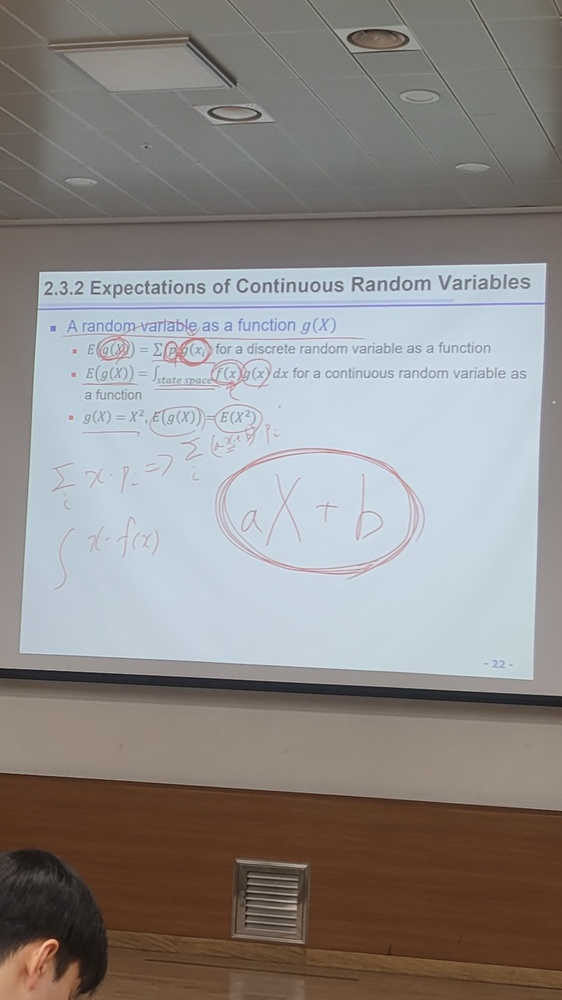
#> input picture samples/screen1.jpg, 562 x 1000 px, shrunk from 1080 x 1920 before the run
$ python step3.py
#> lines starting #> are read from the running program, lines starting #| are printed output that depends on the picture; after the words box and inside, x2 and y2 are one past the last pixel; in counts of white or black regions, pixels touching at a corner belong together
import cv2
import numpy as np
from pathlib import Path

ROOT = Path(__file__).resolve().parent.parent
OUT = ROOT / "experiments/out"

img = cv2.imread(str(ROOT / "samples/screen1.jpg"))
#> img is the input picture: shape (1000, 562, 3); mean B, G, R 135.5, 137.7, 141.5
b, g, r = [c.astype(np.int16) for c in cv2.split(img)]
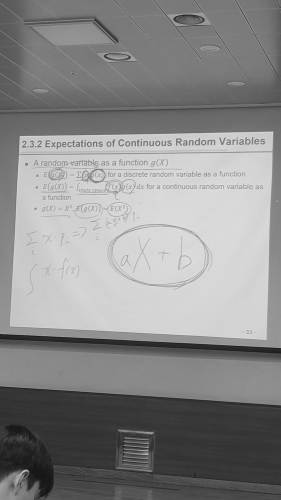
#> g: shape (1000, 562) int16 (shown at 1/2 size); min 12, max 238, mean 137.7
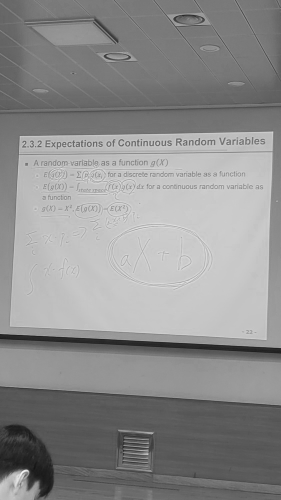
#> r: shape (1000, 562) int16 (shown at 1/2 size); min 18, max 250, mean 141.5

rb = np.clip(r - b + 128, 0, 255).astype(np.uint8)     # 붉은 정도 (빨강 - 파랑)
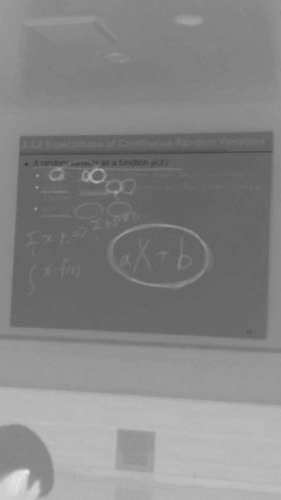
#> rb: shape (1000, 562) (shown at 1/2 size); min 51, max 237, mean 134
bg = cv2.medianBlur(rb, 49)                            # 주변 배경의 붉은 정도
diff = rb.astype(np.int16) - bg.astype(np.int16)       # 주변보다 얼마나 붉은가
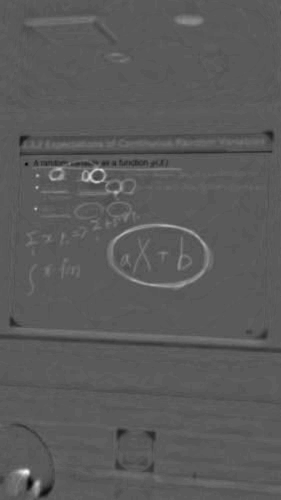
#> diff: shape (1000, 562) int16 (shown at 1/2 size); min -50, max 91, mean 0.2; drawn with min black and max white

for t in (8, 9, 10, 11, 12):
    mask = (diff > t).astype(np.uint8) * 255
    mask = cv2.morphologyEx(mask, cv2.MORPH_OPEN, np.ones((2, 2), np.uint8))   # 잡티 제거
    cv2.imwrite(str(OUT / f"3_red_{t}.png"), mask)

    # 투명 배경 + 빨간 글씨
    h, w = mask.shape
    rgba = np.zeros((h, w, 4), np.uint8)
    rgba[..., 2] = 220          # R
    rgba[..., 0] = rgba[..., 1] = 40
    rgba[..., 3] = mask         # 필기 부분만 불투명
    cv2.imwrite(str(OUT / f"3_ink_{t}.png"), rgba)
#> this loop made 5 passes
#> pass 1, `mask = (diff > t).astype(np.uint8) * 255`:
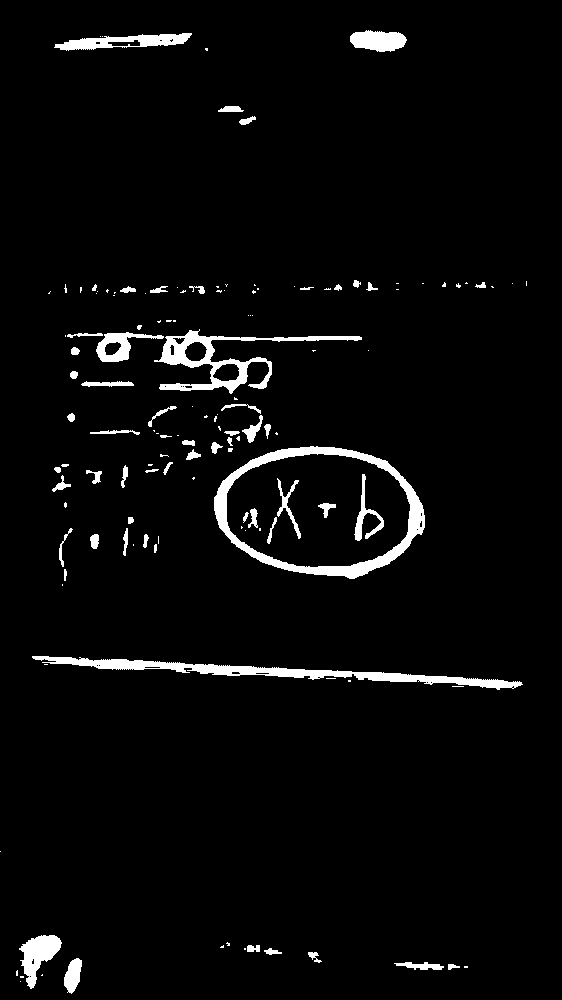
#> mask: shape (1000, 562); 3.7% white; 137 white regions (77 under 20 px), largest, box (x1, y1, x2, y2) and area: (214, 446, 425, 579) 4580, (32, 656, 523, 690) 3749, (154, 329, 362, 394) 2864
#> pass 1, `cv2.imwrite(str(OUT / f"3_ink_{t}.png"), rgba)`:
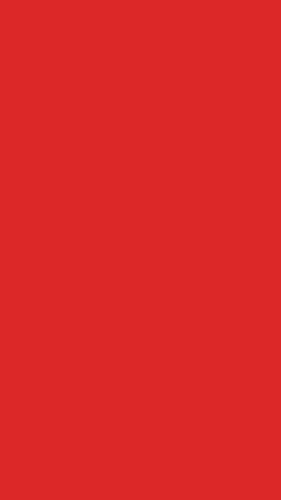
#> saved as 3_ink_8.png: shape (1000, 562, 4) (shown at 1/2 size); mean B, G, R, A 40, 40, 220, 9.2
#> pass 2, `mask = (diff > t).astype(np.uint8) * 255`:
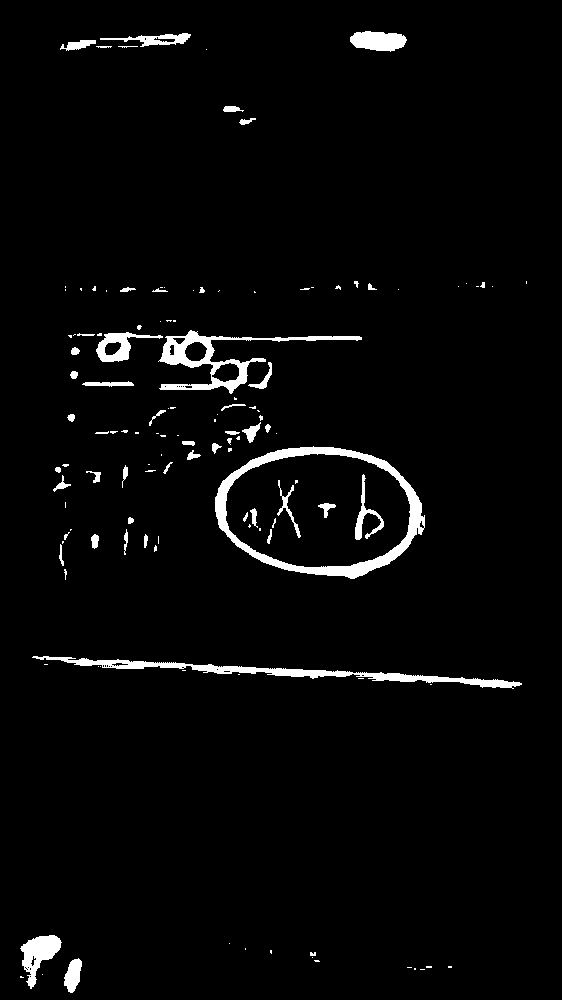
#> mask: shape (1000, 562); 3.1% white; 130 white regions (77 under 20 px), largest, box (x1, y1, x2, y2) and area: (215, 446, 425, 579) 4379, (32, 656, 522, 689) 2897, (158, 330, 362, 394) 2517

$ run again, with samples/screen2.jpg copied over samples/screen1.jpg
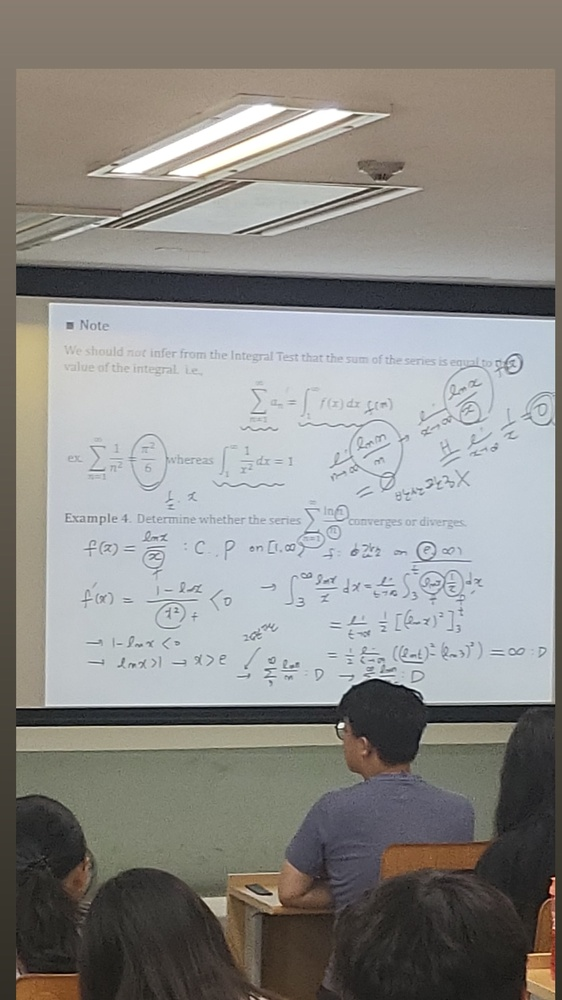
#> input picture samples/screen2.jpg, 562 x 1000 px, shrunk from 1080 x 1920 before the run
#> img is the input picture: shape (1000, 562, 3); mean B, G, R 136.6, 140, 141.4
#> `diff = rb.astype(np.int16) - bg.astype(np.int16)`:
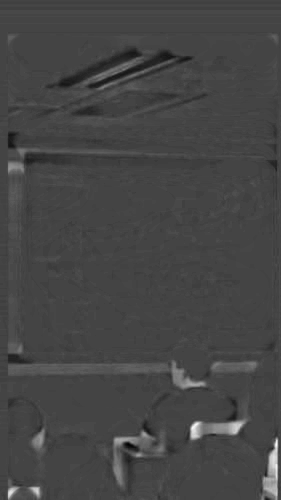
#> diff: shape (1000, 562) int16 (shown at 1/2 size); min -32, max 87, mean 0.7; drawn with min black and max white
#> the loop `for t in (8, 9, 10, 11, 12):` made 5 passes
#> pass 2, `mask = (diff > t).astype(np.uint8) * 255`:
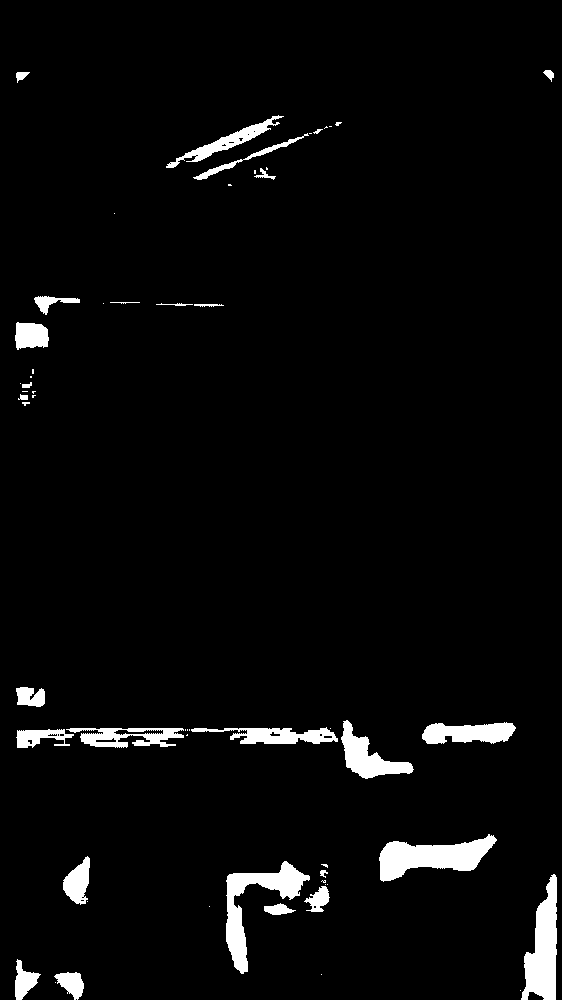
#> mask: shape (1000, 562); 3.8% white; 58 white regions (29 under 20 px), largest, box (x1, y1, x2, y2) and area: (379, 834, 497, 882) 2955, (226, 861, 310, 974) 2714, (521, 874, 557, 1000) 2708

$ run again, with samples/board1.jpg copied over samples/screen1.jpg
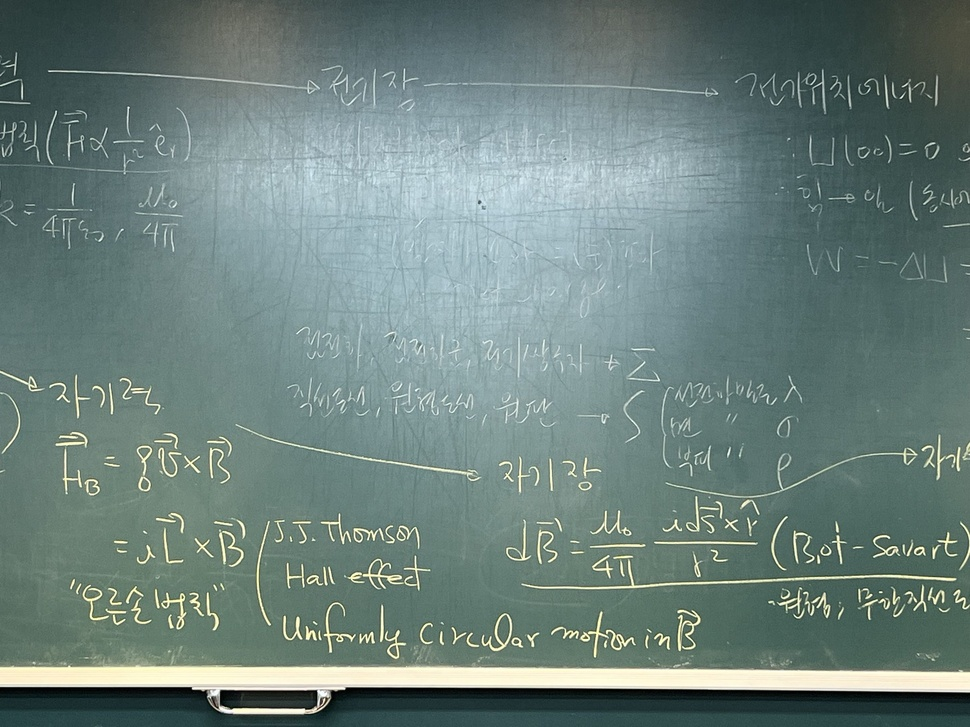
#> input picture samples/board1.jpg, 970 x 727 px, shrunk from 2880 x 2160 before the run
#> img is the input picture: shape (727, 970, 3); mean B, G, R 124.6, 129.2, 108.7
#> `diff = rb.astype(np.int16) - bg.astype(np.int16)`:
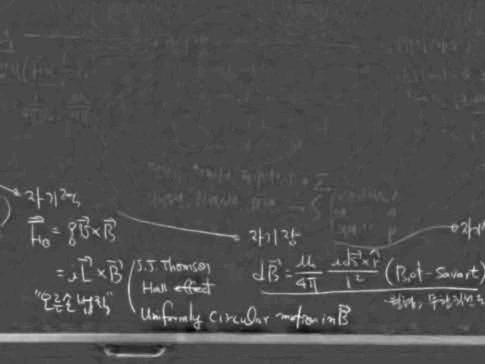
#> diff: shape (727, 970) int16 (shown at 1/2 size); min -30, max 73, mean 2; drawn with min black and max white
#> the loop `for t in (8, 9, 10, 11, 12):` made 5 passes
#> pass 2, `mask = (diff > t).astype(np.uint8) * 255`:
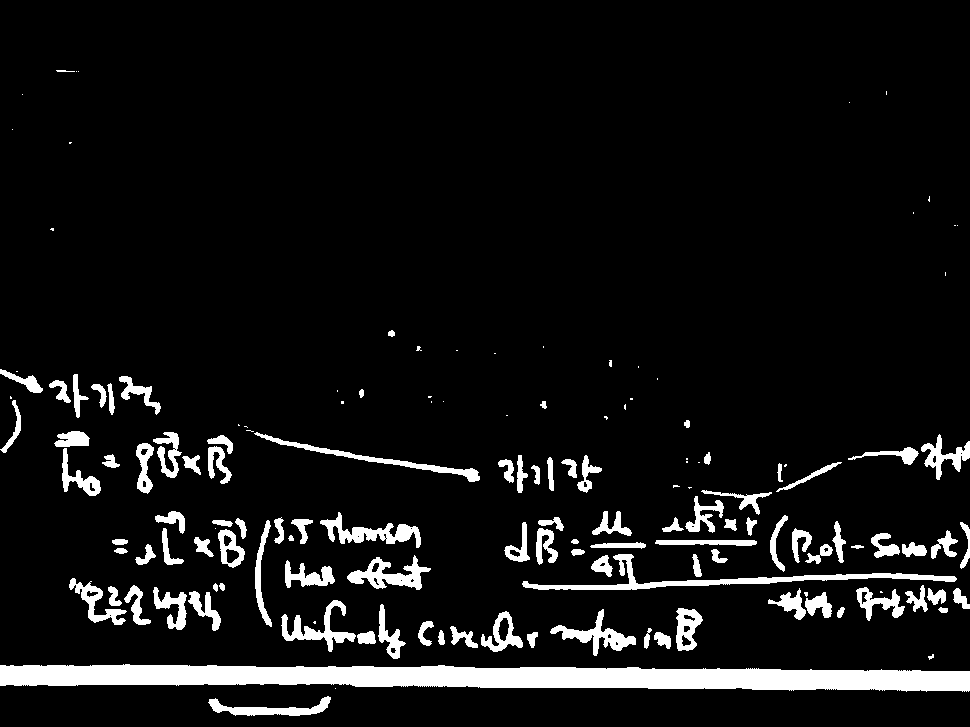
#> mask: shape (727, 970); 7.8% white; 149 white regions (45 under 20 px), largest, box (x1, y1, x2, y2) and area: (0, 664, 970, 692) 19238, (522, 554, 957, 590) 2618, (320, 512, 421, 548) 1293
